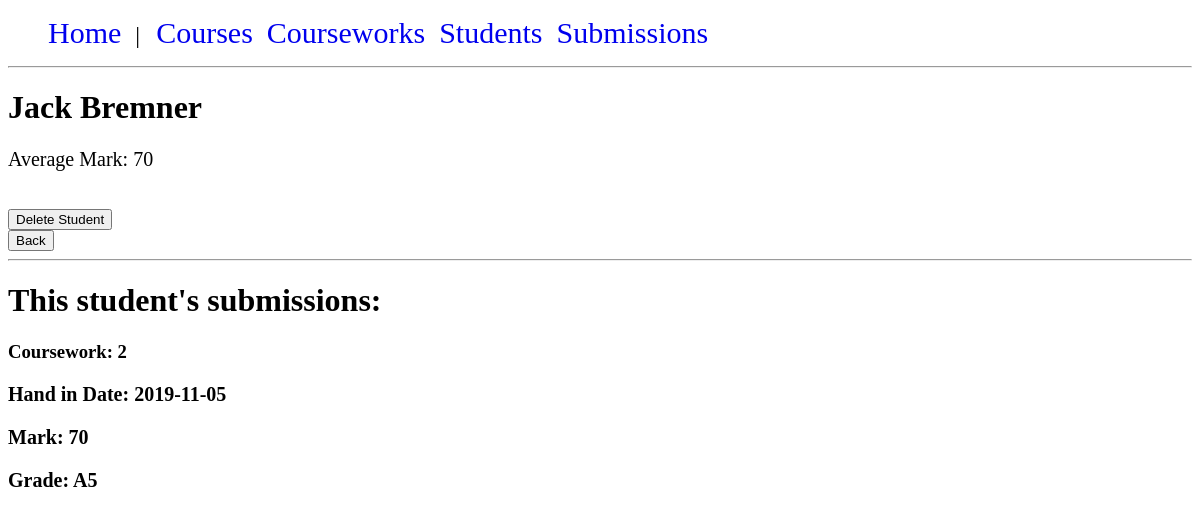
Page /students/student_details.php?id=1 on the earlier database version.
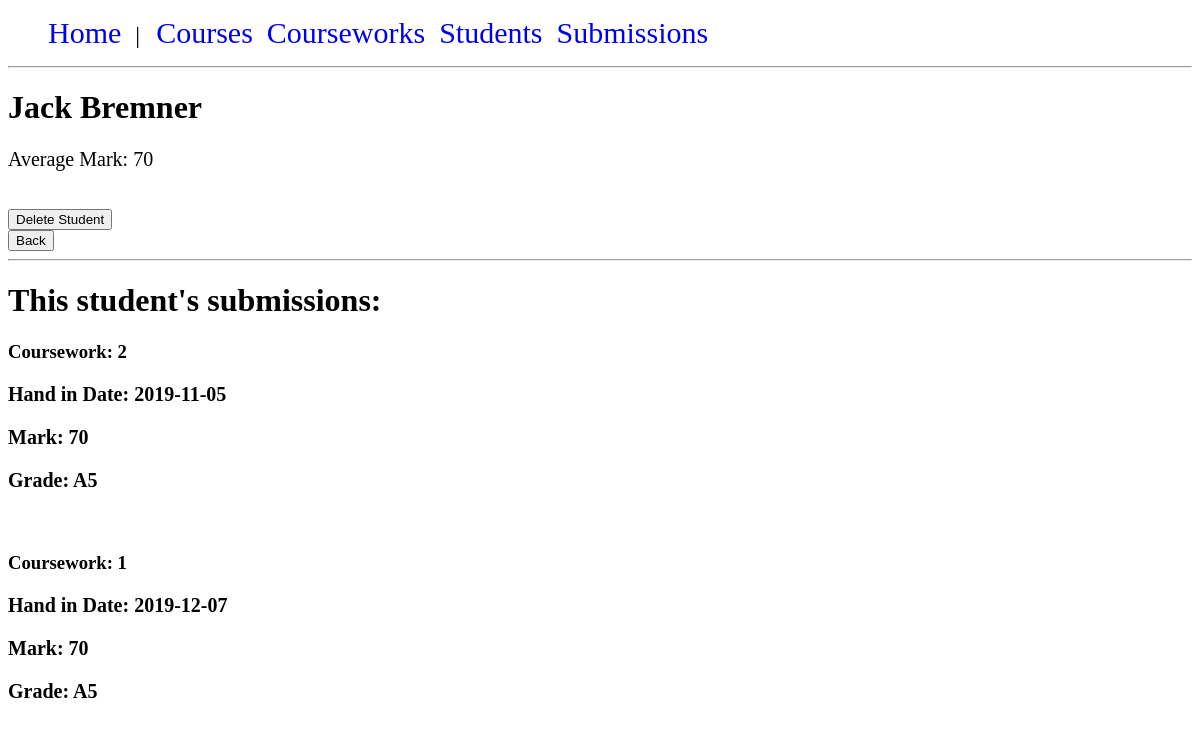
Same page on the later database version.
### tables this page shows
CREATE TABLE "submissions" (
	"submission_id"	INTEGER NOT NULL PRIMARY KEY AUTOINCREMENT UNIQUE,
	"coursework_id"	INTEGER NOT NULL,
	"student_id"	INTEGER NOT NULL,
	"mark"	INTEGER(100),
	"hand_in_date"	DATE NOT NULL,
	"second_submission"	BOOLEAN NOT NULL DEFAULT 0,
	"grade"	TEXT(3),
	FOREIGN KEY("coursework_id") REFERENCES "courseworks"("coursework_id"),
	FOREIGN KEY("student_id") REFERENCES "students"("student_id")
);

### students/student_functions.php (called while the page is built, shortened)
<?php
if (php_sapi_name() == "cli") {
    require_once getcwd().'../database/dbconnection.php';
} else {
    require_once $_SERVER['DOCUMENT_ROOT'].'/database/dbconnection.php';
}
function getStudentById($student_id) {
    $query = "SELECT * FROM students WHERE student_id=?";
    $student = DB::run($query, [$student_id])->fetch(PDO::FETCH_ASSOC);
    return $student;
}
function getSubmissionsByStudentId($student_id) {
    $query = "SELECT * FROM submissions WHERE student_id=?";
    $submissions = DB::run($query, [$student_id])->fetchAll(PDO::FETCH_ASSOC);
    return $submissions;
}
function getAverageMark($student_id) {
    $query = "SELECT AVG(mark) FROM submissions WHERE student_id=?";
    $avg_mark = DB::run($query, [$student_id])->fetchColumn();
    return $avg_mark;
}

### database/dbconnection.php (called while the page is built, shortened)
<?php
class DB {
    private static $instance = null;
    private static $pdo;
    public function __construct() {
        if (php_sapi_name() == "cli") {
            self::$pdo = new PDO("sqlite:database/courseworkapp.db");
        }
        else {
            self::$pdo = new PDO("sqlite:".$_SERVER['DOCUMENT_ROOT']."/database/courseworkapp.db");
        }
}
    public static function getInstance() : DB {
        if(!self::$instance)
        {
            self::$instance = new DB();
        }
        return self::$instance;
    }
    public static function run($sql, $params = NULL) {
        $stmt = self::$pdo->prepare($sql);
        $stmt->execute($params);
        return $stmt;
    }
}

### students/student_details.php (the view, shortened to what this page needs)
<?php
require_once 'student_functions.php';
$student_id = htmlspecialchars($_GET["id"]);
$student = getStudentById($student_id);
$submissions = getSubmissionsByStudentId($student_id);
if ($student) {
    echo '<h1>' . $student['name'] . '</h1>';
    if ($submissions) {
        echo '<p>Average Mark: ' . getAverageMark($student_id) . '</p>';
    }
    echo '<br>';
    echo '<form action="" method="post">
            <input type="hidden" name="delete" value="' . $student_id . '"/>
            <input type="submit" value="Delete Student">
        </form>';
    echo '<button type="button" onclick="javascript:history.back()">Back</button>';
    echo '<br>';
    echo '<hr>';
    echo "<h1>This student's submissions: </h1>";
    if ($submissions) {
        foreach ($submissions as $submission) {
            echo '<h3>Coursework: ' . $submission['coursework_id']  .'<h3>
                  <p>Hand in Date: ' . $submission['hand_in_date']  . '</p>
                  <p>Mark: ' . $submission['mark'] . '</p>
                  <p>Grade: ' . $submission['grade'] . '</p>
                  <br>';
        }
    } else {
        echo '<p>This student has no submissions yet</p>';
    }
} else {
    echo 'There was a problem, please try again';
}
?>

Differences in the rows shown:
added submissions: coursework "1", hand_in_date "2019-12-07", mark "70", grade "A5"
